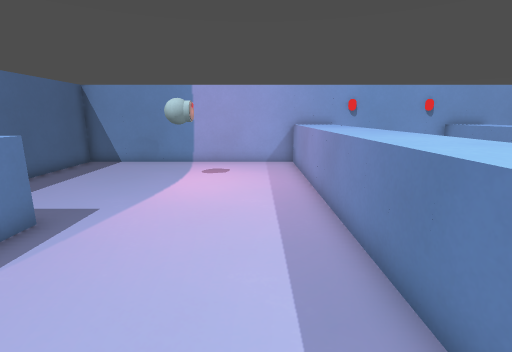
View 1 (above)

17 first-person views from a walk through a level from a Godot 3-D game. The camera is 1.2 m above the floor, tilts 12° down and sees 85° across. The floor is counted in squares, 0.5 m on a side. Each view is taken from the middle of a square. On the plan, view 1 faces up. The plan holds only what a view shows up to about 18 squares ahead; the rest is blank.

View 2
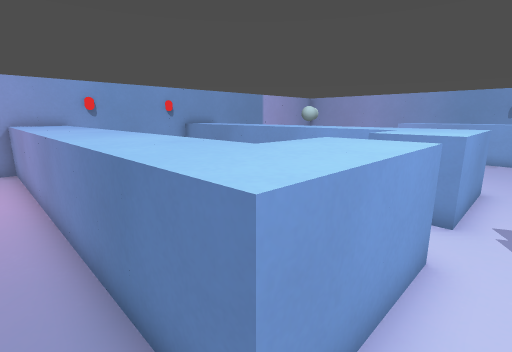

View 3
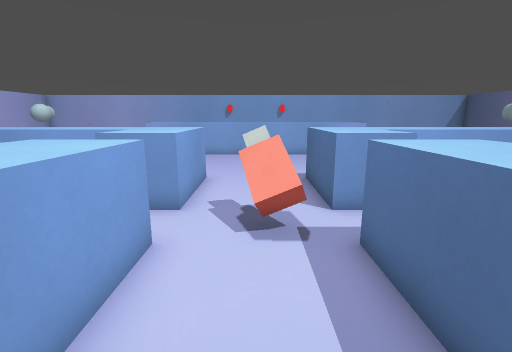

View 4
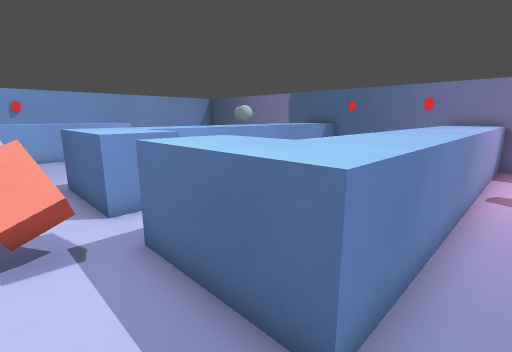

View 5
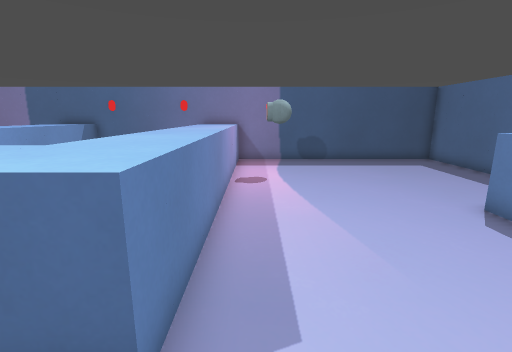

View 6
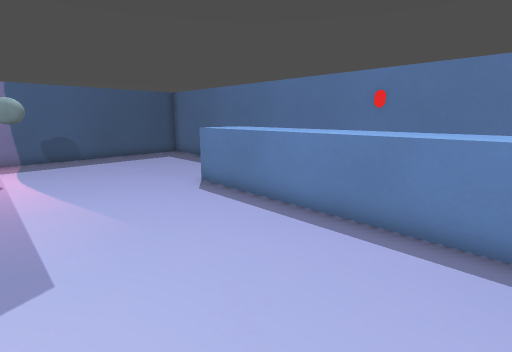

View 7
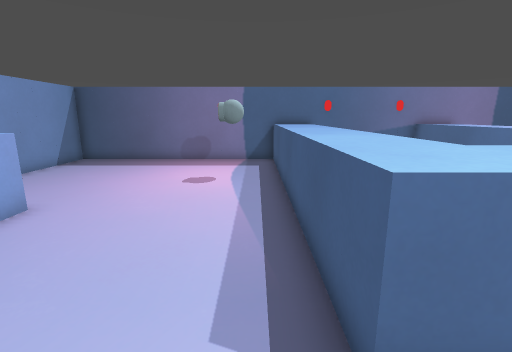

View 8
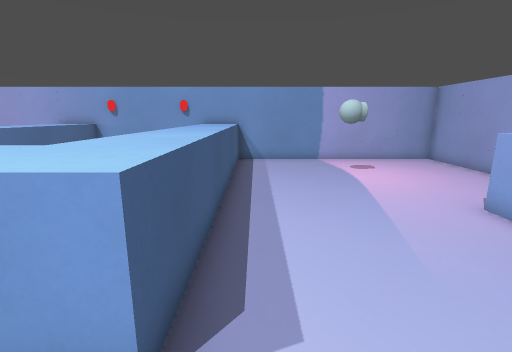

View 9
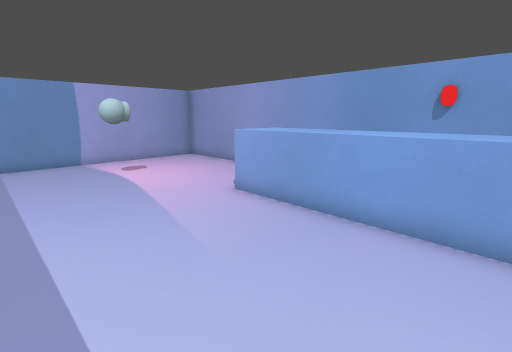

View 10
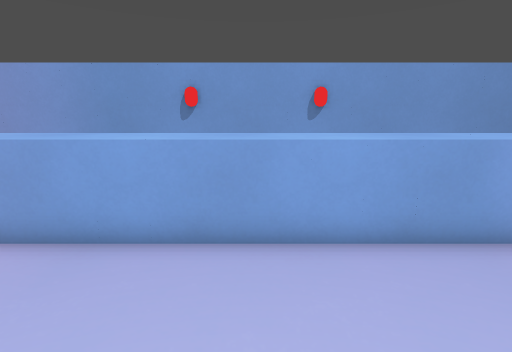

View 11
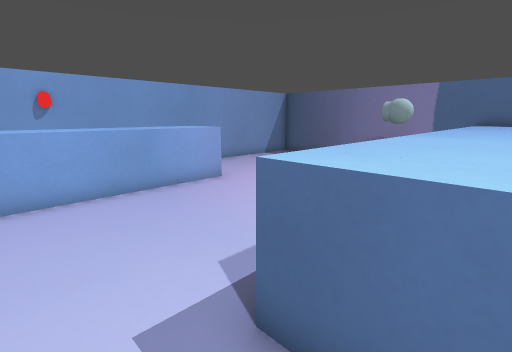

View 12
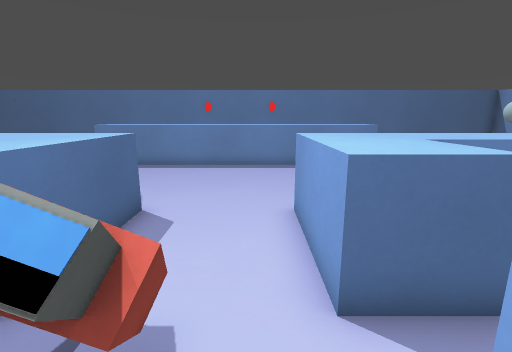

View 13
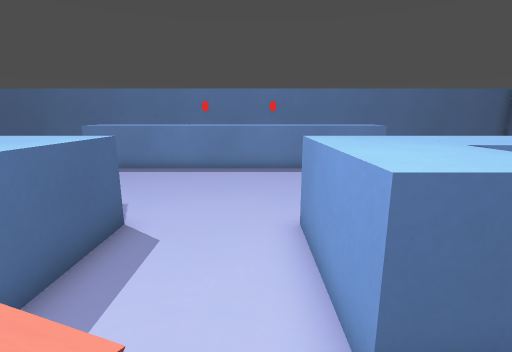

View 14
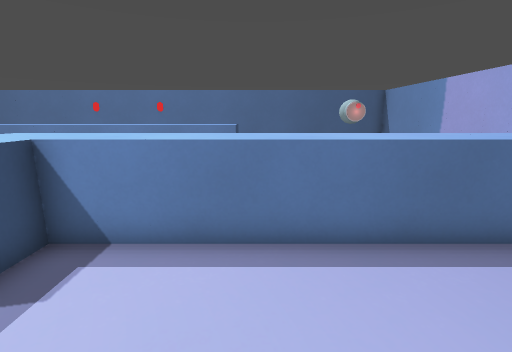

View 15
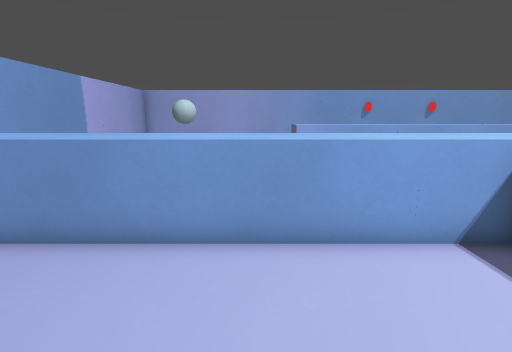

View 16
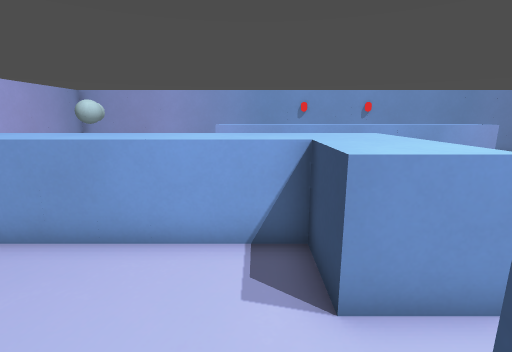

View 17
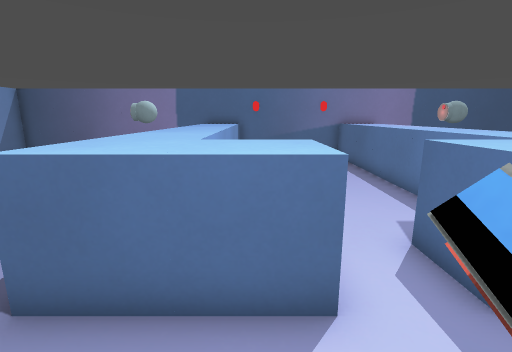

### Floor plan
Key: @ floor where view 1 was taken; # wall or solid block; . floor; ^ raised ledge; R drone; O other object.
Columns run from 9 left of view 1 to 23 right of it. Each row starts with its distance up from view 1.
 15 #################################
 14 #..........^^^     ^^^..........#
 13 #..........^^^     ^^^..........#
 12 #..........^^^   ..^^^..........#
 11 #.....RR...^^^.....^^^....RR....#
 10 #..........^^^.....^^^..........#
  9 #..........^^^.....^^^..........#
  8 # .........^^^.....^^^......... #
  7 #  ........^^^.....^^^........  #
  6 #  ^^......^^^.....^^^......^^  #
  5 #  ^^......^^^.....^^^......^^^ #
  4 #  ^^......^^^.....^^^......^^^ #
  3 #  ^^......^^^^^.^^^^^......^^^ #
  2 #  ^^......^^^^^.^^^^^......^^^ #
  1 #  ^^......^^^^^.^^^^^......^^^ #
  0 # ^^^....@..................^^^ #
 -1 # ^^^...........OO..........^^^ #
 -2 # ^^^.......................^^^ #
 -3 # ^^^......^^^^^.^^^^^......^^^ #
 -4 # ^^^......^^^^^.^^^^^......^^^ #
 -5 # ^^^......^^^^^.^^^^^......^^^ #
 -6 #  ^^......^^^...  ^^^......^^^ #
 -7 # ^^^......^^^...  ^^^......^^^ #
 -8 #  ^^......^^^..   ^^^......^^  #
 -9 #  ........^^^..   ^^^........  #
-10 # .........^^^..   ^^^......... #
-11 #..........^^^.    ^^^..........#
-12 #..........^^^.    ^^^..........#
-13 #........RR^^^.    ^^^.RR.......#
-14 #..........^^^     ^^^..........#
-15 #..........^^^     ^^^..........#
-16 #..........^^^     ^^^..........#
-17 #################################

Positions as (right, up) in squares from view 1, and headings:
1: (0, 0), facing up
2: (1, 0), facing up-right
3: (1, -1), facing right
4: (1, -1), facing down-right
5: (1, -1), facing down
6: (1, 1), facing down-left
7: (13, -1), facing down
8: (13, -1), facing up
9: (13, -1), facing up-right
10: (14, -1), facing right
11: (10, -1), facing down-right
12: (9, 0), facing left
13: (8, 0), facing left
14: (9, 7), facing left
15: (5, 8), facing right
16: (5, 4), facing right
17: (9, 0), facing down
